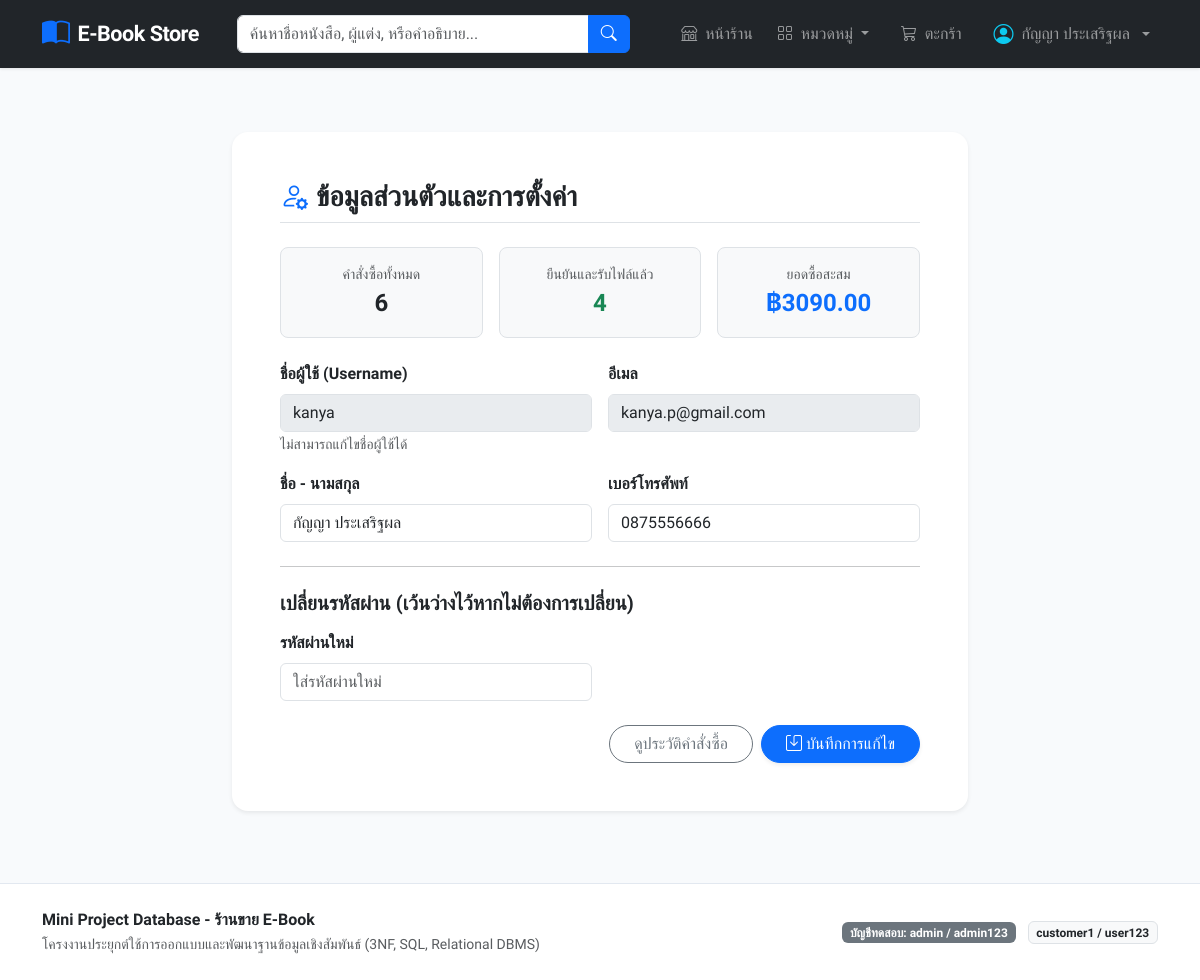
Screenshot of /profile (signed in) with the database file from the repository.
### tables this page shows
CREATE TABLE users (
    user_id INTEGER PRIMARY KEY AUTOINCREMENT,
    role_id INTEGER NOT NULL DEFAULT 1,
    username TEXT NOT NULL UNIQUE,
    email TEXT NOT NULL UNIQUE,
    password_hash TEXT NOT NULL,
    full_name TEXT NOT NULL,
    phone TEXT,
    created_at TIMESTAMP NOT NULL DEFAULT CURRENT_TIMESTAMP,
    FOREIGN KEY (role_id) REFERENCES roles(role_id) ON UPDATE CASCADE ON DELETE RESTRICT
);

### app.py (the view, shortened to what this page needs)
@app.route('/profile', methods=['GET', 'POST'])
@login_required
def profile():
    conn = get_db()
    user_id = session['user_id']
    user = conn.execute("SELECT * FROM users WHERE user_id = ?", (user_id,)).fetchone()
    order_summary = conn.execute("""
        SELECT
            COUNT(*) as total_orders,
            SUM(CASE WHEN status = 'CONFIRMED' THEN 1 ELSE 0 END) as confirmed_orders,
            COALESCE(SUM(CASE WHEN status = 'CONFIRMED' THEN total_amount ELSE 0 END), 0) as total_spent
        FROM orders WHERE user_id = ?
    """, (user_id,)).fetchone()
    conn.close()
    return render_template('profile.html', user=user, order_summary=order_summary)

### app.py (called while the page is built)
def get_db():
    conn = sqlite3.connect(DB_PATH)
    conn.row_factory = sqlite3.Row
    conn.execute("PRAGMA foreign_keys = ON;")
    return conn

def login_required(f):
    @wraps(f)
    def decorated_function(*args, **kwargs):
        if 'user_id' not in session:
            flash('กรุณาเข้าสู่ระบบก่อนดำเนินการ', 'warning')
            return redirect(url_for('login', next=request.url))
        return f(*args, **kwargs)
    return decorated_function

### templates/profile.html (shortened to what this page needs)
{% extends 'base.html' %}
{% block content %}
<div class="row justify-content-center my-4">
    <div class="col-lg-8">
        <div class="card shadow-sm border-0 rounded-4 p-4 p-md-5 bg-white mb-4">
            <h3 class="fw-bold mb-4 border-bottom pb-2">
                <i class="bi bi-person-gear text-primary me-2"></i>ข้อมูลส่วนตัวและการตั้งค่า
            </h3>
            <div class="row g-3 mb-4">
                <div class="col-md-4">
                    <div class="p-3 bg-light rounded-3 border text-center">
                        <small class="text-muted d-block">คำสั่งซื้อทั้งหมด</small>
                        <span class="fs-4 fw-bold text-dark">{{ order_summary.total_orders }}</span>
                    </div>
                </div>
                <div class="col-md-4">
                    <div class="p-3 bg-light rounded-3 border text-center">
                        <small class="text-muted d-block">ยืนยันและรับไฟล์แล้ว</small>
                        <span class="fs-4 fw-bold text-success">{{ order_summary.confirmed_orders }}</span>
                    </div>
                </div>
                <div class="col-md-4">
                    <div class="p-3 bg-light rounded-3 border text-center">
                        <small class="text-muted d-block">ยอดซื้อสะสม</small>
                        <span class="fs-4 fw-bold text-primary">฿{{ "%.2f"|format(order_summary.total_spent) }}</span>
                    </div>
                </div>
            </div>
            <form action="{{ url_for('profile') }}" method="POST">
                <div class="row g-3 mb-3">
                    <div class="col-md-6">
                        <label class="form-label fw-semibold">ชื่อผู้ใช้ (Username)</label>
                        <input type="text" class="form-control" value="{{ user.username }}" readonly disabled>
                        <small class="text-muted">ไม่สามารถแก้ไขชื่อผู้ใช้ได้</small>
                    </div>
                    <div class="col-md-6">
                        <label class="form-label fw-semibold">อีเมล</label>
                        <input type="email" class="form-control" value="{{ user.email }}" readonly disabled>
                    </div>
                </div>
                <div class="row g-3 mb-3">
                    <div class="col-md-6">
                        <label for="full_name" class="form-label fw-semibold">ชื่อ - นามสกุล</label>
                        <input type="text" class="form-control" id="full_name" name="full_name" value="{{ user.full_name }}" required>
                    </div>
                    <div class="col-md-6">
                        <label for="phone" class="form-label fw-semibold">เบอร์โทรศัพท์</label>
                        <input type="tel" class="form-control" id="phone" name="phone" value="{{ user.phone or '' }}">
                    </div>
                </div>
                <hr class="my-4">
                <h5 class="fw-bold mb-3">เปลี่ยนรหัสผ่าน (เว้นว่างไว้หากไม่ต้องการเปลี่ยน)</h5>
                <div class="row g-3 mb-4">
                    <div class="col-md-6">
                        <label for="new_password" class="form-label fw-semibold">รหัสผ่านใหม่</label>
                        <input type="password" class="form-control" id="new_password" name="new_password" placeholder="ใส่รหัสผ่านใหม่">
                    </div>
                </div>
                <div class="d-flex justify-content-end gap-2">
                    <a href="{{ url_for('my_orders') }}" class="btn btn-outline-secondary rounded-pill px-4">ดูประวัติคำสั่งซื้อ</a>
                    <button type="submit" class="btn btn-primary rounded-pill px-4 shadow-sm">
                        <i class="bi bi-save me-1"></i>บันทึกการแก้ไข
                    </button>
                </div>
            </form>
        </div>
    </div>
</div>
{% endblock %}

### templates/base.html (shortened to what this page needs)
<!DOCTYPE html>
<html lang="th">
<head>
    <link href="https://cdn.jsdelivr.net/npm/bootstrap@5.3.3/dist/css/bootstrap.min.css" rel="stylesheet">
    <link href="https://cdn.jsdelivr.net/npm/bootstrap-icons@1.11.3/font/bootstrap-icons.min.css" rel="stylesheet">
    <link href="{{ url_for('static', filename='css/custom.css') }}" rel="stylesheet">
</head>
<body>
    <nav class="navbar navbar-expand-lg navbar-dark bg-dark sticky-top">
        <div class="container">
            <a class="navbar-brand d-flex align-items-center gap-2" href="{{ url_for('index') }}">
                <i class="bi bi-book-half text-primary fs-3"></i>
                <span>E-Book Store</span>
            </a>
            <div class="collapse navbar-collapse" id="navbarMain">
                <form class="d-flex mx-auto my-2 my-lg-0 col-12 col-lg-5" action="{{ url_for('index') }}" method="GET">
                    <div class="input-group">
                        <input class="form-control" type="search" name="q" placeholder="ค้นหาชื่อหนังสือ, ผู้แต่ง, หรือคำอธิบาย..." value="{{ request.args.get('q', '') }}">
                        <button class="btn btn-primary" type="submit">
                            <i class="bi bi-search"></i>
                        </button>
                    </div>
                </form>
                <ul class="navbar-nav ms-auto mb-2 mb-lg-0 align-items-lg-center gap-2">
                    <li class="nav-item">
                        <a class="nav-link" href="{{ url_for('index') }}">
                            <i class="bi bi-shop me-1"></i> หน้าร้าน
                        </a>
                    </li>
                    <li class="nav-item dropdown">
                        <a class="nav-link dropdown-toggle" href="#" role="button" data-bs-toggle="dropdown">
                            <i class="bi bi-grid me-1"></i> หมวดหมู่
                        </a>
                    </li>
                    <li class="nav-item">
                        <a class="nav-link position-relative btn btn-outline-light btn-sm px-3 text-start" href="{{ url_for('view_cart') }}">
                            <i class="bi bi-cart3 me-1"></i> ตะกร้า
                        </a>
                    </li>
                    {% if current_user %}
                    <li class="nav-item dropdown">
                        <a class="nav-link dropdown-toggle d-flex align-items-center gap-2" href="#" role="button" data-bs-toggle="dropdown">
                            <i class="bi bi-person-circle fs-5 text-info"></i>
                            <span>{{ current_user.full_name }}</span>
                        </a>
                    </li>
                    {% endif %}
                </ul>
            </div>
        </div>
    </nav>
    <main class="main-content py-4">
        <div class="container">
            {% block content %}{% endblock %}
        </div>
    </main>
    <footer class="py-4 mt-auto">
        <div class="container text-center text-muted">
            <div class="row align-items-center">
                <div class="col-md-6 text-md-start mb-2 mb-md-0">
                    <p class="mb-0 fw-semibold text-dark">Mini Project Database - ร้านขาย E-Book</p>
                    <small>โครงงานประยุกต์ใช้การออกแบบและพัฒนาฐานข้อมูลเชิงสัมพันธ์ (3NF, SQL, Relational DBMS)</small>
                </div>
                <div class="col-md-6 text-md-end">
                    <span class="badge bg-secondary me-2">บัญชีทดสอบ: admin / admin123</span>
                    <span class="badge bg-light text-dark border">customer1 / user123</span>
                </div>
            </div>
        </div>
    </footer>
</body>
</html>

### static/css/custom.css (style rules this page uses)
:root { --primary-color: #2563eb; --primary-hover: #1d4ed8; --secondary-color: #0d9488; --accent-color: #f59e0b; --dark-bg: #0f172a; --card-shadow: 0 4px 6px -1px rgba(0, 0, 0, 0.1), 0 2px 4px -2px rgba(0, 0, 0, 0.1); --card-shadow-hover: 0 20px 25px -5px rgba(0, 0, 0, 0.1), 0 8px 10px -6px rgba(0, 0, 0, 0.1); }
body { font-family: 'Prompt', -apple-system, BlinkMacSystemFont, "Segoe UI", Roboto, sans-serif; background-color: #f8fafc; color: #334155; min-height: 100vh; display: flex; flex-direction: column; }
.main-content { flex: 1 0 auto; }
.navbar-brand { font-weight: 700; font-size: 1.35rem; letter-spacing: -0.5px; }
.navbar { box-shadow: 0 1px 3px 0 rgba(0, 0, 0, 0.1); }
footer { background-color: #ffffff; border-top: 1px solid #e2e8f0; }

### rows the page displays
users: full_name "กัญญา ประเสริฐผล", username "kanya", email "kanya.p@gmail.com", phone "0875556666"

### other values shown
{{ order_summary.total_orders }} "6"
{{ order_summary.confirmed_orders }} "4"
{{ "%.2f"|format(order_summary.total_spent) }} "3090.00"
